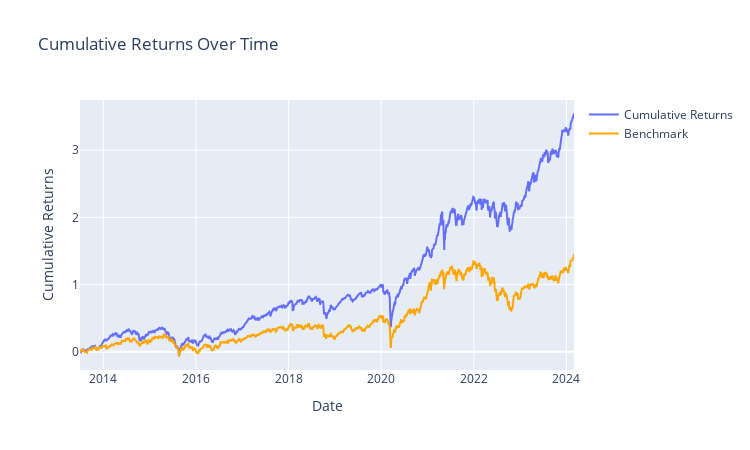
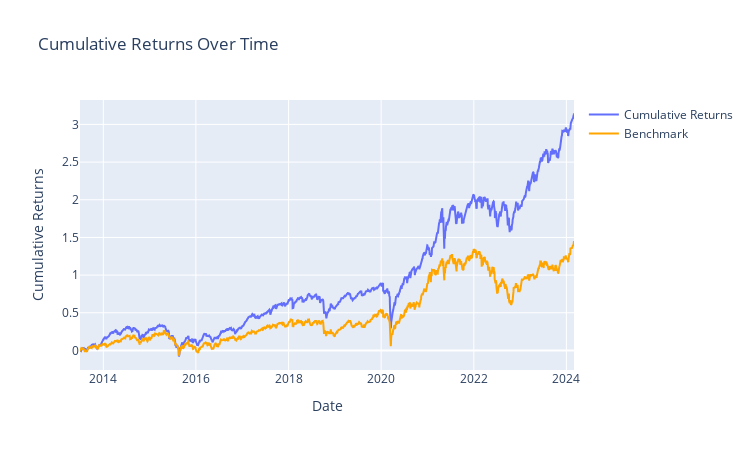

The notebook cell saved with these charts, in order:
### Code cell
factor = cs_rank(cf/close)

# no fee
returns_by_period, summary_df = PerformanceGenerator(factor = factor,
                                                     expreturn = exp_returns,
                                                     strategy='LO',
                                                     buy_fee = 0, 
                                                     sell_fee = 0,
                                                     benchmark = Benchmark
                                                     ).backtest()

# fee
returns_by_period, summary_df = PerformanceGenerator(factor = factor,
                                                     expreturn = exp_returns,
                                                     strategy='LO',
                                                     benchmark = Benchmark
                                                     ).backtest()

### Figure 1 — Plotly figure (JSON) as saved in the notebook; plotly's stock layout.template omitted (floating-point values rounded to 4 significant figures; data arrays with more than 128 entries replaced by an {"elided": "..."} marker saying what was removed)
{"data": [{"mode": "lines", "name": "Cumulative Returns", "type": "scatter", "x": {"elided": "2610 str values"}, "y": {"elided": "2610 float values"}}, {"line": {"color": "#FFA500"}, "mode": "lines", "name": "Benchmark", "type": "scatter", "x": {"elided": "2610 str values"}, "y": {"elided": "2610 float values"}}], "layout": {"height": 450, "title": {"text": "Cumulative Returns Over Time"}, "width": 750, "xaxis": {"title": {"text": "Date"}}, "yaxis": {"title": {"text": "Cumulative Returns"}}}}

### Figure 2 — Plotly figure (JSON) as saved in the notebook; plotly's stock layout.template omitted (floating-point values rounded to 4 significant figures; data arrays with more than 128 entries replaced by an {"elided": "..."} marker saying what was removed)
{"data": [{"mode": "lines", "name": "Cumulative Returns", "type": "scatter", "x": {"elided": "2610 str values"}, "y": {"elided": "2610 float values"}}, {"line": {"color": "#FFA500"}, "mode": "lines", "name": "Benchmark", "type": "scatter", "x": {"elided": "2610 str values"}, "y": {"elided": "2610 float values"}}], "layout": {"height": 450, "title": {"text": "Cumulative Returns Over Time"}, "width": 750, "xaxis": {"title": {"text": "Date"}}, "yaxis": {"title": {"text": "Cumulative Returns"}}}}
